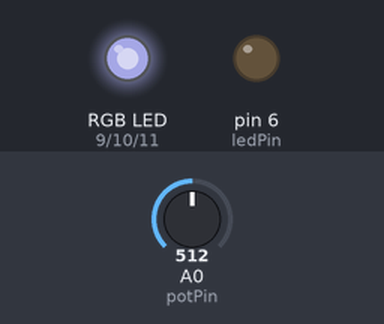
A sketch run on a simulated Arduino Uno, built with avr-gcc and run on an emulated ATmega328P. On the bench: an RGB LED mixed from three pins (HIGH = lit), output pins drawn as LEDs (lit = HIGH). Dashed ring = blinking. Inputs (shaded band) come from the test bench; at power-on: A0 (potPin) = 512. Dim RGB values are drawn brighter than linear.

Above: at 1.2 s.
1.3 s: A0 (potPin) set to 306
At 1.65 s:
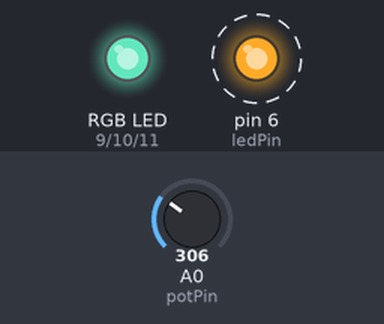
4.3 s: A0 (potPin) set to 122
At 4.81 s:
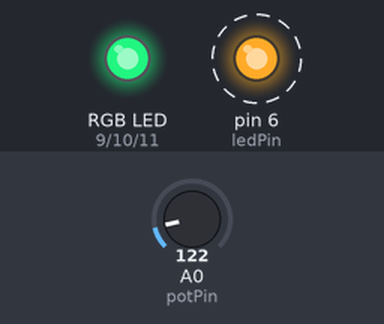
7.3 s: A0 (potPin) set to 0
At 7.45 s:
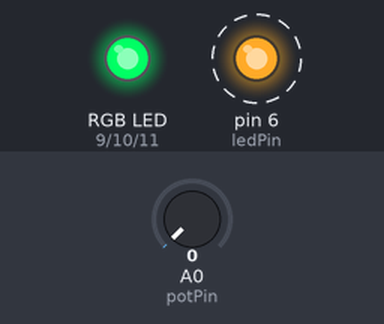
10.3 s: A0 (potPin) set to 716
At 12.2 s:
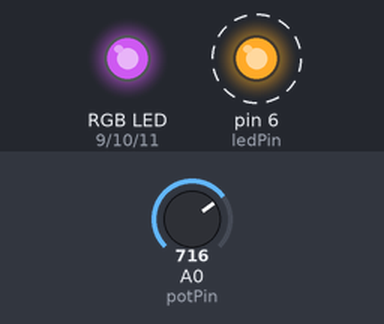
13.3 s: A0 (potPin) set to 900
At 14.7 s:
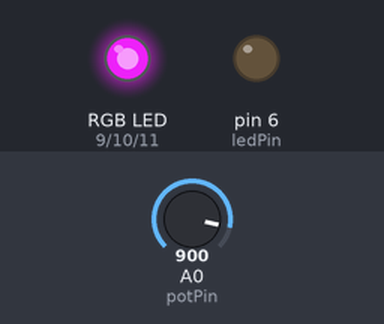
16.3 s: A0 (potPin) set to 511
At 16.6 s:
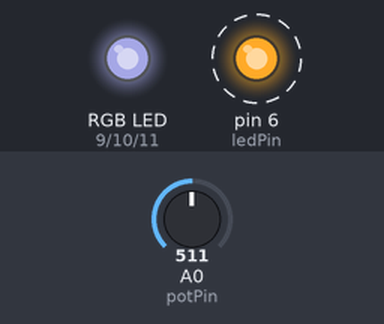
Timing chart, 0 to 20.3 s (numbered marks = the images above; inputs shaded):
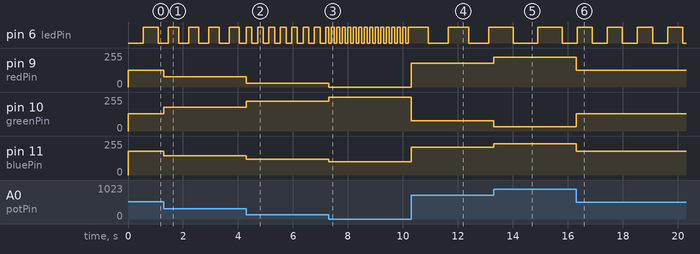

Measured:
- after the input at 1.3 s, pin 6 (ledPin): alternates HIGH for 0.37 s and LOW for 0.37 s, starting after 0.17 s; pin 9 (redPin): 127/255 → 76/255 at once; pin 10 (greenPin): 128/255 → 179/255 at once; pin 11 (bluePin): 177/255 → 146/255 at once
- after the input at 4.3 s, pin 6 (ledPin): alternates HIGH for 0.21 s and LOW for 0.21 s, starting at once; pin 9 (redPin): 76/255 → 30/255 at once; pin 10 (greenPin): 179/255 → 225/255 at once; pin 11 (bluePin): 146/255 → 118/255 at once
- after the input at 7.3 s, pin 6 (ledPin): alternates HIGH for 0.10 s and LOW for 0.10 s, starting at once; pin 9 (redPin): 30/255 → 0/255 at once; pin 10 (greenPin): 225/255 → 255/255 at once; pin 11 (bluePin): 118/255 → 100/255 at once
- after the input at 10.3 s, pin 6 (ledPin): alternates HIGH for 0.73 s and LOW for 0.73 s, starting after 0.63 s; pin 9 (redPin): 0/255 → 178/255 at once; pin 10 (greenPin): 255/255 → 77/255 at once; pin 11 (bluePin): 100/255 → 208/255 at once
- after the input at 13.3 s, pin 9 (redPin): 178/255 → 224/255 at once; pin 10 (greenPin): 77/255 → 31/255 at once; pin 11 (bluePin): 208/255 → 236/255 at once
- after the input at 16.3 s, pin 6 (ledPin): alternates HIGH for 0.55 s and LOW for 0.55 s, starting at once; pin 9 (redPin): 224/255 → 127/255 at once; pin 10 (greenPin): 31/255 → 128/255 at once; pin 11 (bluePin): 236/255 → 177/255 at once

The sketch:

code.ino
```cpp
int potPin = A0;
int redPin = 9;
int greenPin = 10;
int bluePin = 11;
int ledPin = 6;
int ledState = LOW;
unsigned long prevTime = 0;
void setup() {
  pinMode(redPin, OUTPUT);
  pinMode(greenPin, OUTPUT);
  pinMode(bluePin, OUTPUT);
  pinMode(ledPin, OUTPUT);
}
void loop() {
  int potValue = analogRead(potPin);
  int redValue = map(potValue, 0, 1023, 0, 255);
  int greenValue = map(potValue, 0, 1023, 255, 0);
  int blueValue = map(potValue, 0, 1023, 100, 255);
  analogWrite(redPin, redValue);
  analogWrite(greenPin, greenValue);
  analogWrite(bluePin, blueValue);
  int delayTime = map(potValue, 0, 1023, 100, 1000);
  unsigned long currentTime = millis();
  if (currentTime - prevTime >= delayTime) {
    prevTime = currentTime;
    ledState = !ledState;
    digitalWrite(ledPin, ledState);
  }
}
```
